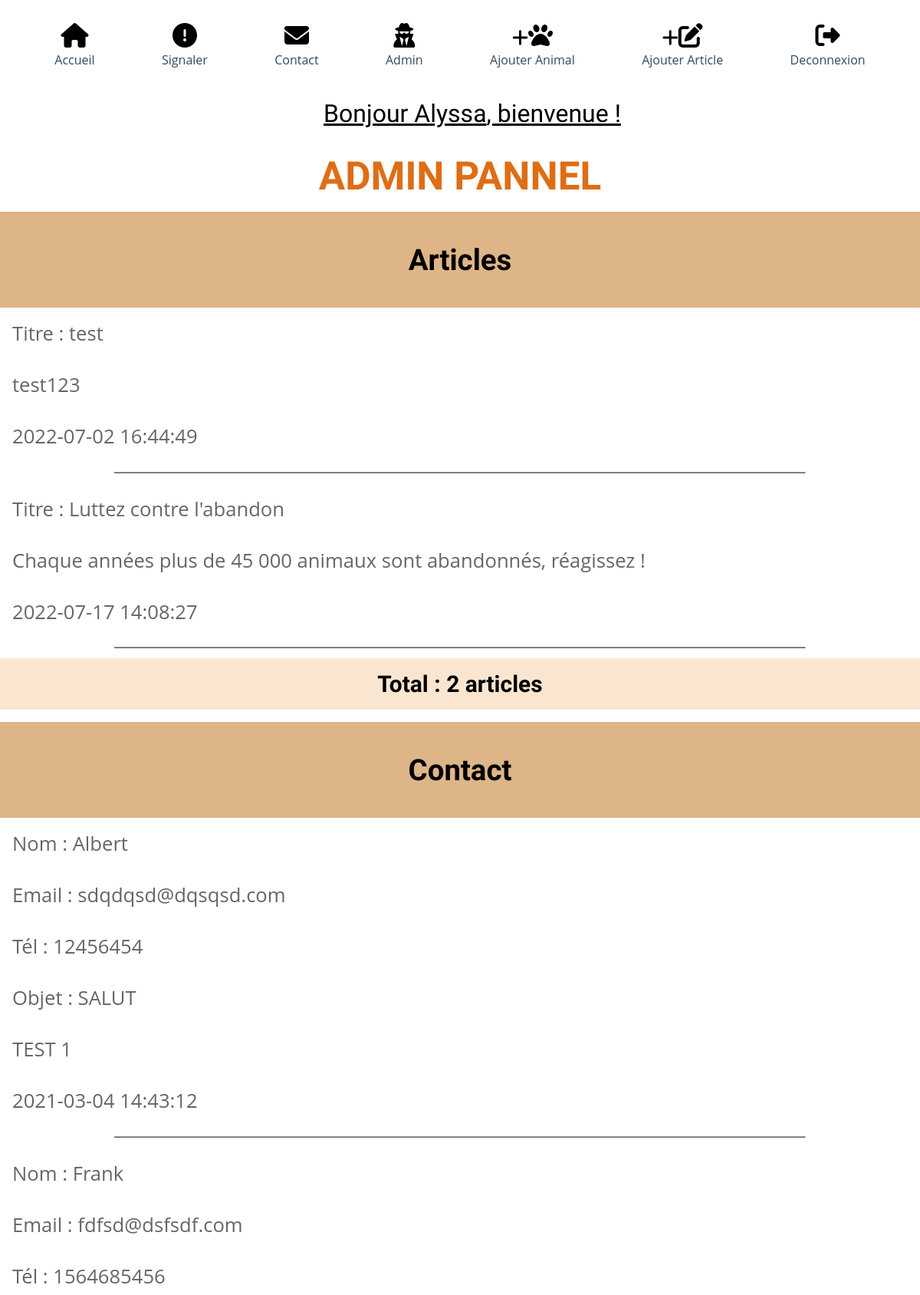
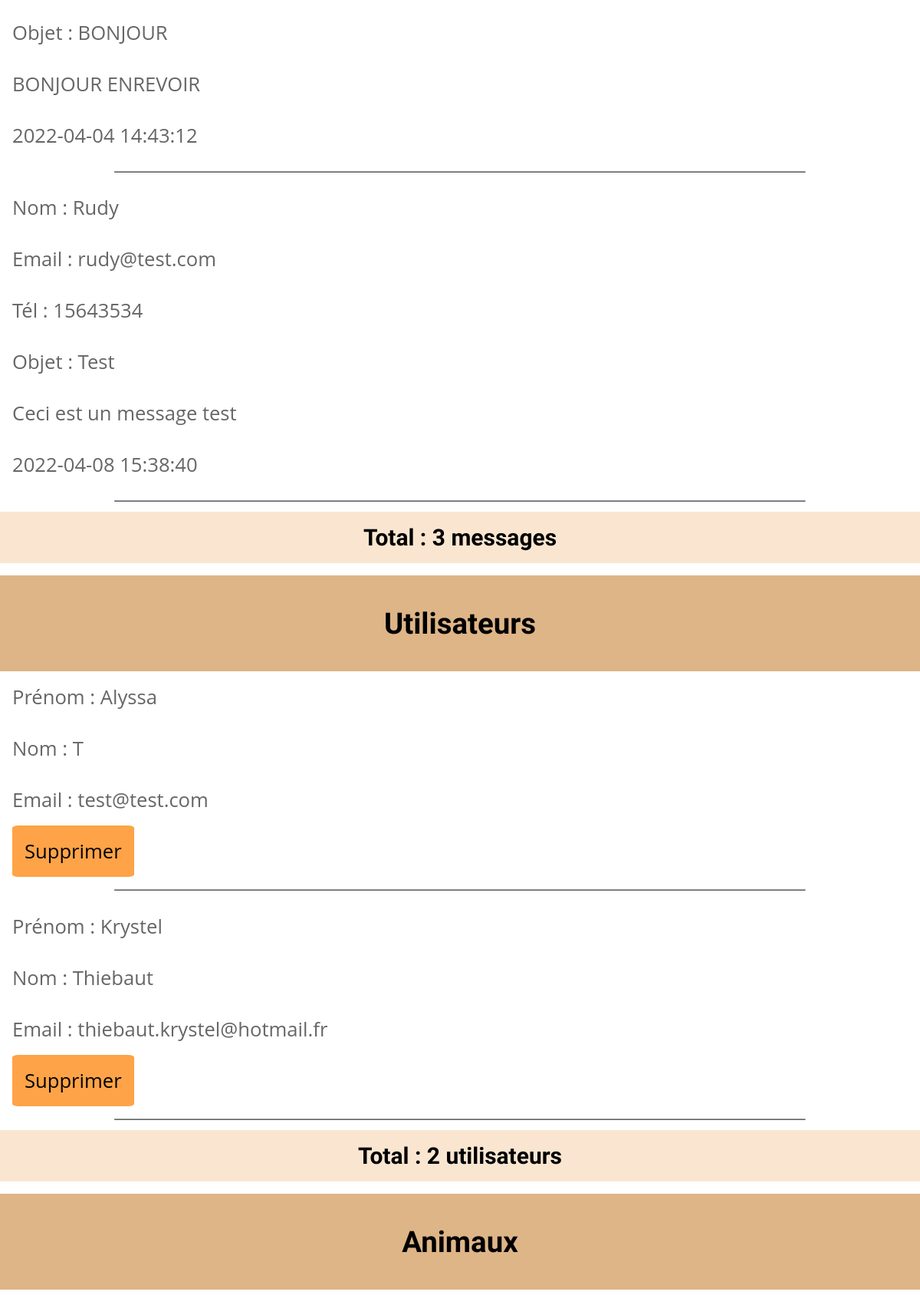
Screenshot of /dashboard.php (signed in, upper part) with the database file from the repository (2 pictures, top to bottom).
### tables this page shows
CREATE TABLE `post` (
  `id` int(11) NOT NULL,
  `user_id` int(11) NOT NULL,
  `title` varchar(100) NOT NULL,
  `content` text NOT NULL,
  `created_at` datetime NOT NULL DEFAULT current_timestamp()
);

CREATE TABLE `contact` (
  `id` int(11) NOT NULL,
  `name` varchar(100) NOT NULL,
  `mail` varchar(100) NOT NULL,
  `phone` int(10) NOT NULL,
  `subject` varchar(100) NOT NULL,
  `content` longtext NOT NULL,
  `created_at` datetime NOT NULL DEFAULT current_timestamp()
);

CREATE TABLE `user` (
  `id` int(11) NOT NULL,
  `firstname` varchar(100) NOT NULL,
  `lastname` varchar(100) NOT NULL,
  `mail` varchar(50) NOT NULL,
  `phone` varchar(10) NOT NULL,
  `address` varchar(100) NOT NULL,
  `city` varchar(50) NOT NULL,
  `zipcode` int(5) NOT NULL,
  `password` varchar(300) NOT NULL,
  `isAdmin` tinyint(1) NOT NULL DEFAULT 0
);

### services/Session.php (called while the page is built, shortened)
<?php
class Session
{
    public static function isConnected(): bool {
        return isset($_SESSION['auth']) ?? false;
    }
}

### services/utils.php (called while the page is built, shortened)
<?php
function render(string $path, array $variables = []): void {
    extract($variables);
    require "$path.phtml";
    $pageContent = ob_get_clean();
    require dirname(__DIR__).'/views/layout.phtml';
}

### dashboard.php (called while the page is built, shortened)
<?php
require_once 'services/utils.php';
require_once 'services/Session.php';
require_once 'models/Contact.php';
$pagePath = 'dashboard';
$userModel = new User;
$users = $userModel->findAll();
$countUsers = $userModel->countAll();
$contactModel = new Contact;
$counts = $contactModel->countAll();
$contacts = $contactModel->getTEST();
$postModel = new Post;
$countPosts = $postModel->countAll();
$posts = $postModel->findAll();
render(__DIR__ . "/views/$pagePath", compact('pageTitle', 'users', 'counts', 'countSpecies', 'species', 'date', 'countPosts', 'countUsers', 'countRaces', 'countAnimals', 'allAnimalsInfo', 'animals', 'races', 'posts', 'contacts'));

### models/Model.php (called while the page is built, shortened)
<?php
abstract class Model
{
    protected $database;
    protected string $table;
    public function __construct()
    {
        try {
            $this->database = new PDO(
                'mysql:host=localhost;dbname=animals_project;charset=UTF8',
                'root',
                '',
                [
                    PDO::ATTR_ERRMODE => PDO::ERRMODE_EXCEPTION,
                    PDO::ATTR_DEFAULT_FETCH_MODE => PDO::FETCH_ASSOC
                ]
            );
        } catch (PDOException $e) {
            echo $e->getMessage();
        }
    }
    public function findAll(): ?array
    {
        try {
            $query = $this->database->query("Select * from {$this->table}");
            $result = $query->fetchAll();
            return $result ?? [];
        } catch (PDOException $e) {
            echo $e->getMessage();
            die;
        }
    }
    public function countAll(): int
    {
        try {
            $find = $this->database->prepare(
                "SELECT COUNT(id) AS count
                FROM {$this->table}"
            );
            $find->execute();
            $result = $find->fetch();
        } catch (PDOException $e) {
            echo $e->getMessage();
            exit;
        }
        return (int) $result['count'];
    }
}

### models/Contact.php (called while the page is built, shortened)
<?php
require_once 'Model.php';
class Contact extends Model
{
    protected string $table = "contact";
    public function getTEST(int $nb1 = 0, int $nb2 = 4): array
    {
        try {
            $query = $this->database->prepare("SELECT * FROM {$this->table} LIMIT ?, ?");
            $query->bindValue(1, $nb1, PDO::PARAM_INT);
            $query->bindValue(2, $nb2, PDO::PARAM_INT);
            $query->execute();
            $result = $query->fetchAll();
            return $result;
        } catch (PDOException $e) {
            echo $e->getMessage();
            exit;
        }
    }
}

### views/dashboard.phtml (the view, shortened to what this page needs)
<?php if (Session::isConnected() && $_SESSION['auth']['role']) :; ?>
    <h1 class="title-content">Admin Pannel</h1>
    <section>
        <div class="big-title-admin">
            <h2>Articles</h2>
        </div>
        <?php foreach ($posts as $post) : ?>
            <div class="dashboard-container">
                <div>Titre : <?= $post['title']; ?></div>
            </div>
            <div class="dashboard-container">
                <div><?= $post['content']; ?></div>
            </div>
            <div class="dashboard-container">
                <div><?= $post['created_at']; ?></div>
            </div>
            <hr>
        <?php endforeach; ?>
        <h3 class="title-admin">Total : <?= $countPosts ?> articles</h3>
    </section>
    <section>
        <div class="big-title-admin">
            <h2>Contact</h2>
        </div>
        <?php foreach ($contacts as $contact) : ?>
            <div class="dashboard-container">
                Nom : <?= htmlspecialchars($contact['name']); ?>
            </div>
            <div class="dashboard-container">
                Email : <?= htmlspecialchars($contact['mail']); ?>
            </div>
            <div class="dashboard-container">
                Tél : <?= htmlspecialchars($contact['phone']); ?>
            </div>
            <div class="dashboard-container">
                Objet : <?= htmlspecialchars($contact['subject']); ?>
            </div>
            <div class="dashboard-container">
                <?= htmlspecialchars($contact['content']); ?>
            </div>
            <div class="dashboard-container">
                <?= htmlspecialchars($contact['created_at']); ?>
            </div>
            <hr>
        <?php endforeach; ?>
        <h3 class="title-admin">Total : <?= $counts ?> messages</h3>
    </section>
    <section>
        <div class="big-title-admin">
            <h2>Utilisateurs</h2>
        </div>
        <?php foreach ($users as $user) : ?>
            <div class="dashboard-container">
                Prénom : <?= htmlspecialchars($user['firstname']); ?>
            </div>
            <div class="dashboard-container">
                Nom : <?= htmlspecialchars($user['lastname']); ?>
            </div>
            <div class="dashboard-container">
                Email : <?= htmlspecialchars($user['mail']); ?>
            </div>
            <div class="dashboard-delete">
                <a href="delete-user.php?id=<?= intval($user['id']); ?>" class="btn-delete">Supprimer</a>
            </div>
            <hr>
        <?php endforeach; ?>
        <h3 class="title-admin">Total : <?= $countUsers ?> utilisateurs</h3>
    </section>
    <section>
        <div class="big-title-admin">
            <h2>Animaux</h2>
        </div>
    </section>
<?php elseif (Session::isConnected() && !$_SESSION['auth']['role']) : ?>
    <?= $_SESSION['error'] = 'Restricted'; ?>
<?php endif; ?>

### views/layout.phtml (shortened to what this page needs)
<!doctype html>
<html lang="fr">
<head>
    <link rel="stylesheet" href="./public/assets/css/style.css">
    <link rel="stylesheet" href="https://cdnjs.cloudflare.com/ajax/libs/font-awesome/6.1.1/css/all.min.css" />
</head>
<body>
    <header>
        <nav>
            <ul>
                <li>
                    <div class="icon-text-flex">
                        <a href="index.php" class="nav-icon">
                            <i class="fa-solid fa-house test"></i>
                        </a>
                        <span>Accueil</span>
                    </div>
                </li>
                <li>
                    <div class="icon-text-flex">
                        <a href="animal_abuse.php" class="nav-icon">
                            <i class="fa-solid fa-circle-exclamation"></i>
                        </a>
                        <span>Signaler</span>
                    </div>
                </li>
                <li>
                    <div class="icon-text-flex">
                        <a href="contact.php" class="nav-icon">
                            <i class="fa-solid fa-envelope"></i>
                        </a>
                        <div class="icon-on-hover">
                            <span>Contact</span>
                        </div>
                    </div>
                </li>
                <?php if (Session::isConnected() && $_SESSION['auth']['role']) :; ?>
                    <li>
                        <div class="icon-text-flex">
                            <a href="dashboard.php" class="nav-icon">
                                <i class="fa-solid fa-user-secret"></i>
                            </a>
                            <span>Admin</span>
                        </div>
                    </li>
                    <li>
                        <div class="icon-text-flex">
                            <a href="add_animal.php" class="nav-icon">
                                <i class="fa-solid fa-plus"></i><i class="fa-solid fa-paw"></i>
                            </a>
                            <span>Ajouter Animal</span>
                        </div>
                    </li>
                    <li>
                        <div class="icon-text-flex">
                            <a href="add_post.php" class="nav-icon">
                                <i class="fa-solid fa-plus"></i><i class="fa-solid fa-pen-to-square"></i>
                            </a>
                            <span>Ajouter Article</span>
                        </div>
                    </li>
                <?php endif; ?>
                <?php if (Session::isConnected() && $_SESSION['auth']) : ?>
                    <li>
                        <div class="icon-text-flex">
                            <a href="logout.php" class="nav-icon">
                                <i class="fa-solid fa-right-from-bracket"></i>
                            </a>
                            <span>Deconnexion</span>
                        </div>
                    </li>
                <?php endif; ?>
            </ul>
        </nav>
        <?php if (Session::isConnected() && $_SESSION['auth']) : ?>
            <div class="welcome-text">
                <span class="connected"><?= 'Bonjour ' . $_SESSION['auth']['firstname'] . ', bienvenue !' ?></span>
            </div>
        <?php endif; ?>
    </header>
    <main>
        <?= $pageContent ?>
    </main>
</body>
</html>

### public/assets/css/style.css (style rules this page uses)
body { box-sizing: border-box; font-family: "Open Sans", sans-serif; color: #666; margin: 0; }
section { margin: 1rem 0; }
h1, h2, h3, h4 { color: black; font-family: 'Finlandica', sans-serif; text-align: center; margin: 2rem; }
hr { border-bottom: #666 solid 1px; width: 75%; }
main { font-size: 1.6rem; }
nav>ul { display: flex; justify-content: space-evenly; flex-wrap: wrap; list-style: none; padding: 0; }
span { color: #34495e; }
li { margin: 0.5rem 1rem; }
.nav-icon { color: black; text-decoration: none; font-size: 2rem; }
.fa-plus { font-size: 1.5rem; }
.icon-text-flex { display: flex; flex-direction: column; align-items: center; }
.connected { color: black; text-decoration: underline; font-family: 'Finlandica', sans-serif; font-size: 2rem; margin-left: 2rem; }
.welcome-text { text-align: center; margin: 2rem 0; }
.title-content { color: #df6d14; text-transform: uppercase; margin: 0; }
.dashboard-container { display: flex; flex-direction: column; padding: 1rem; }
.dashboard-delete { margin: 1rem; margin-bottom: 2rem; }
.title-admin { background-color: rgba(230, 132, 20, 0.2); margin: 0; padding: 1rem; font-family: 'Finlandica', sans-serif; text-align: center; }
.big-title-admin { background-color: rgba(189, 108, 16, 0.5); padding: 0.5rem; color: #FFF; }
.btn-delete { color: black; text-decoration: none; background-color: #fea347; border-radius: 5%; padding: 1rem; }

### rows the page displays
post: title "test", content "test123", created_at "2022-07-02 16:44:49"
post: title "Luttez contre l'abandon", content "Chaque années plus de 45 000 animaux sont abandonnés, réagissez !", created_at "2022-07-17 14:08:27"
contact: name "Albert", mail "sdqdqsd@dqsqsd.com", phone "12456454", subject "SALUT", content "TEST 1", created_at "2021-03-04 14:43:12"
contact: name "Frank", mail "fdfsd@dsfsdf.com", phone "1564685456", subject "BONJOUR", content "BONJOUR ENREVOIR", created_at "2022-04-04 14:43:12"
contact: name "Rudy", mail "rudy@test.com", phone "15643534", subject "Test", content "Ceci est un message test", created_at "2022-04-08 15:38:40"
user: firstname "Alyssa", lastname "T", mail "test@test.com"
user: firstname "Krystel", lastname "Thiebaut", mail "thiebaut.krystel@hotmail.fr"

### other values shown
$_SESSION['auth']['firstname'] "Alyssa"
$countPosts "2"
$counts "3"
$countUsers "2"
